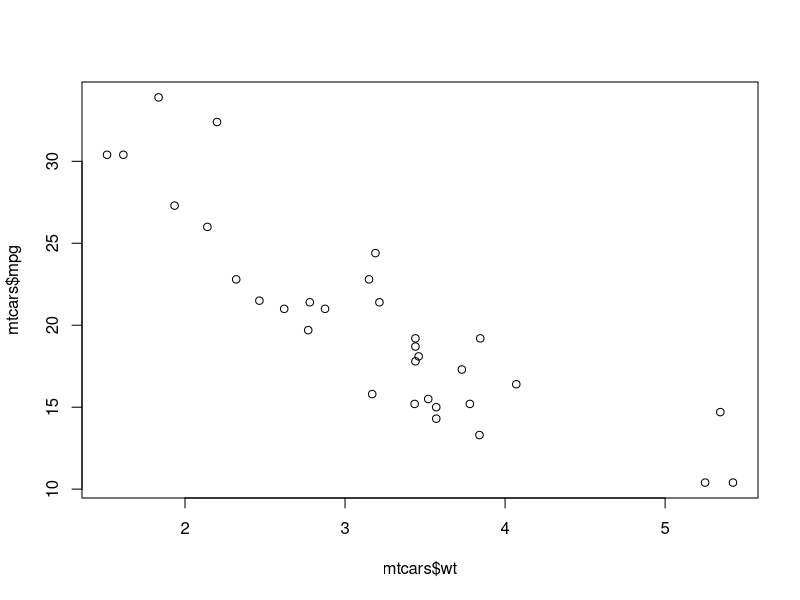
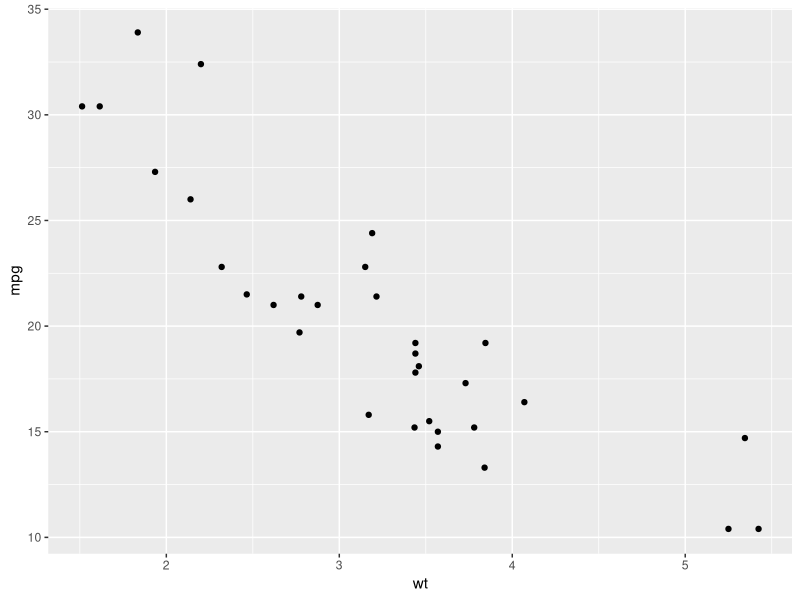
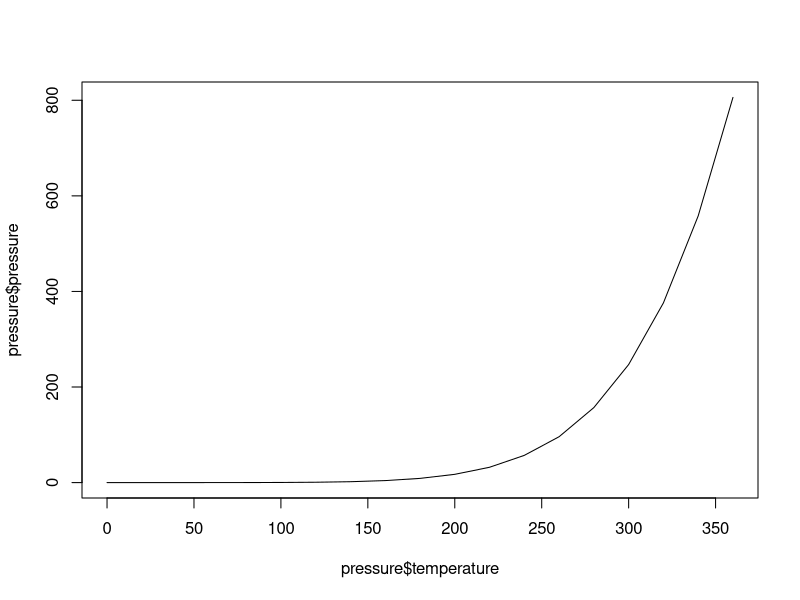
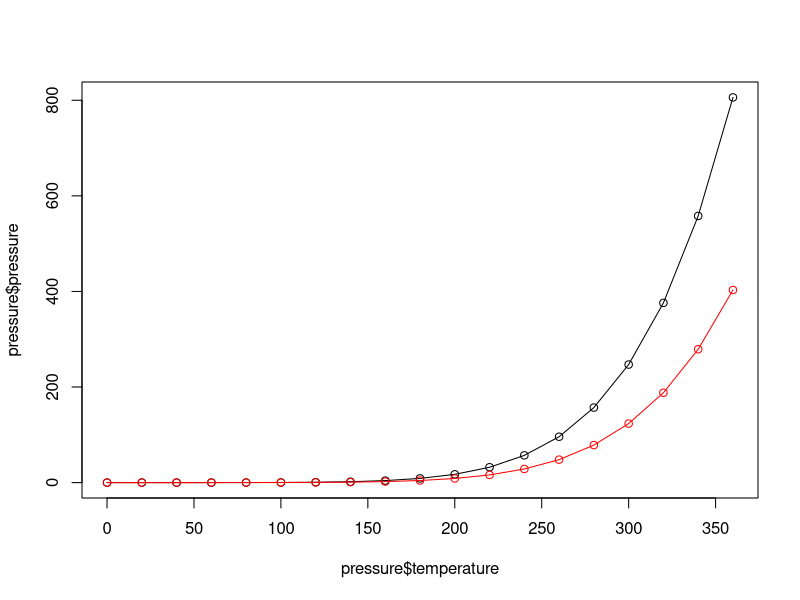
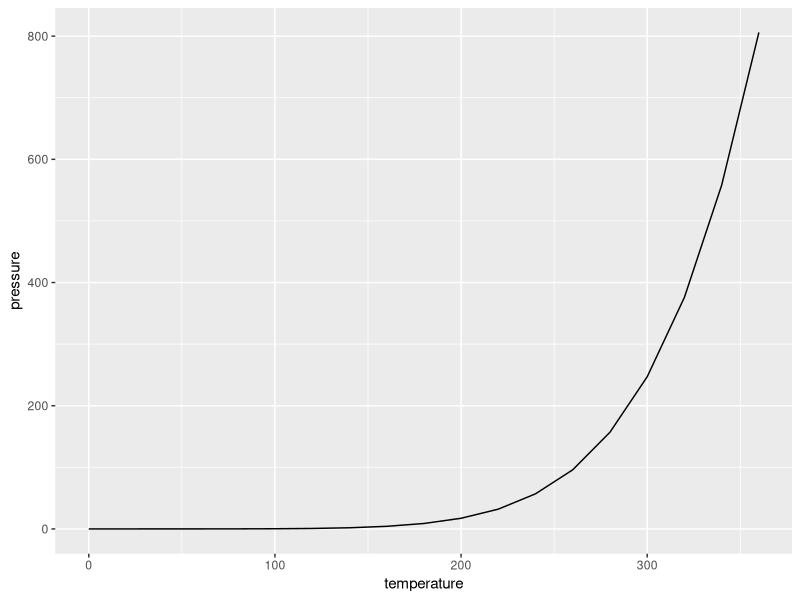
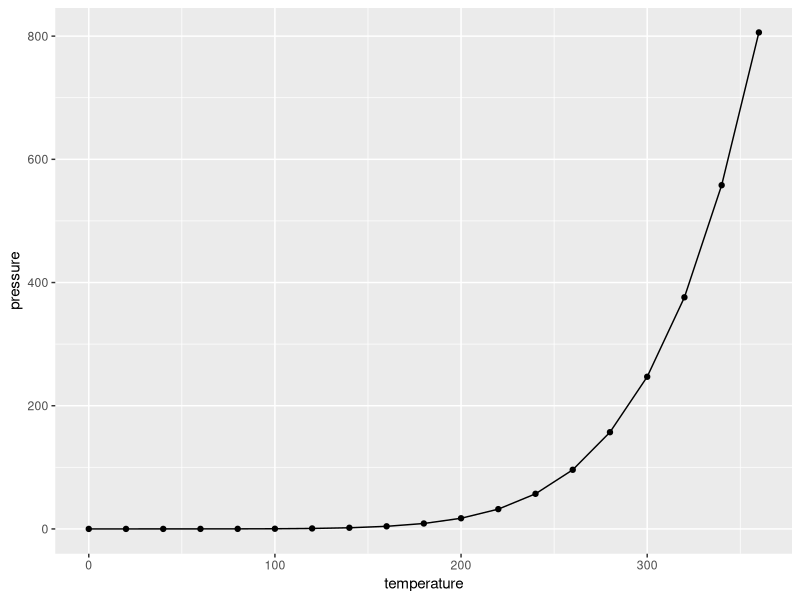
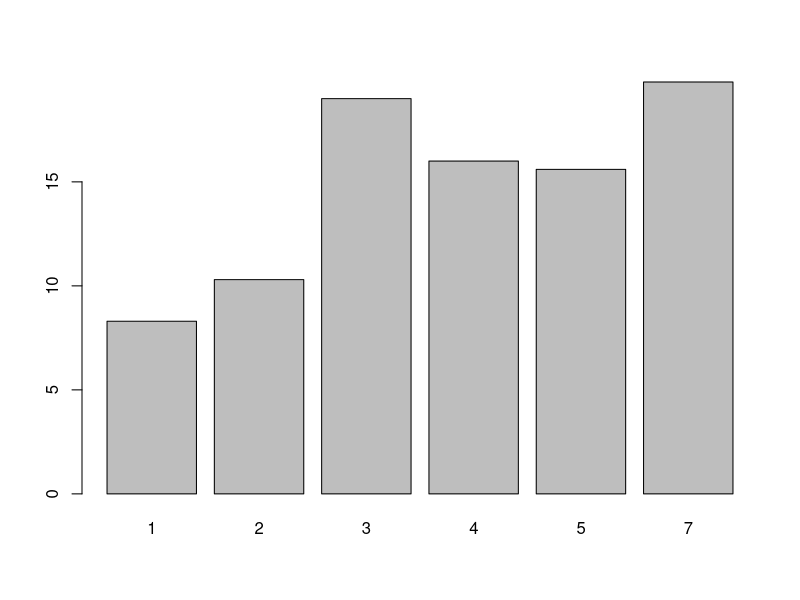
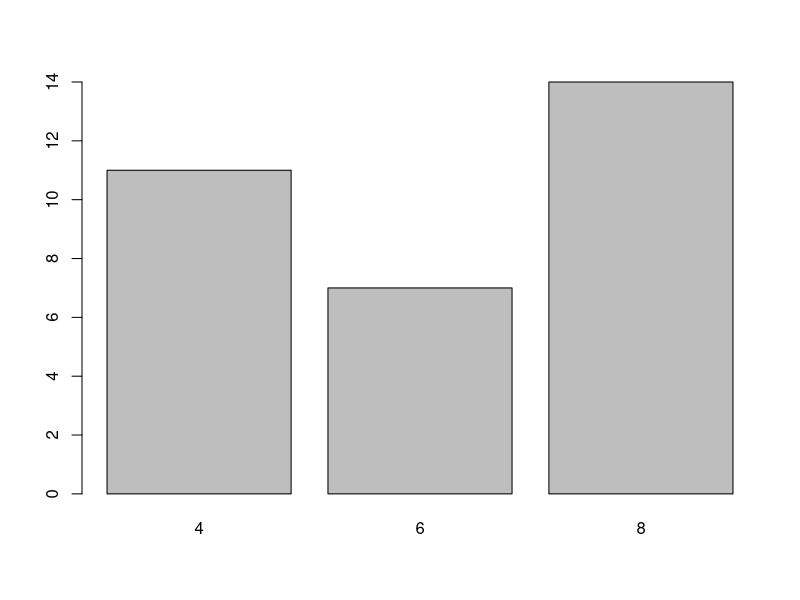

Reproduce these figures in R, in order.
## ---- chunk 1
#| label: setup-ch02
#| include: false
library(ggplot2)
library(dplyr)
## ---- chunk 2
#| label: fig-quick-scatter-base
#| fig-cap: "Scatter plot with base graphics"
#| out-width: "70%"
plot(mtcars$wt, mtcars$mpg)
## ---- chunk 3
#| label: fig-quick-scatter-ggplot
#| fig-cap: "Scatter plot with ggplot2"
#| out-width: "70%"
library(ggplot2)

ggplot(mtcars, aes(x = wt, y = mpg)) +
  geom_point()
## ---- chunk 4
#| label: fig-quick-line-base
#| echo: false
#| fig-show: "hold"
#| fig-subcap: ["", "", ""]
#| layout-ncol: 3
#| fig-cap: "Line graph with base graphics (left); With points and another line (right)"
plot(pressure$temperature, pressure$pressure, type = "l")

# This code should be the same as the following block, but there's a problem:
# knitr won't show the output of the previous plot() if this line is exactly
# like the one above So in this case we'll plot points and then lines. The
# output looks the same and knitr won't suppress the output.
plot(pressure$temperature, pressure$pressure, type = "p")
lines(pressure$temperature, pressure$pressure)
lines(pressure$temperature, pressure$pressure/2, col = "red")
points(pressure$temperature, pressure$pressure/2, col = "red")
## ---- chunk 5
#| label: fig-quick-line-ggplot
#| echo: false
#| fig-show: "hold"
#| fig-subcap: ["", ""]
#| layout-ncol: 2
#| fig-cap: "Line graph with `ggplot()` (left); With points added (right)"

ggplot(pressure, aes(x = temperature, y = pressure)) +
  geom_line()

# Equivalent to:
ggplot(pressure, aes(x = temperature, y = pressure)) +
  geom_line() +
  geom_point()
## ---- chunk 6
# First, take a look at the BOD data
BOD
## ---- chunk 7
#| label: fig-quick-bar-base
#| echo: false
#| fig-show: "hold"
#| fig-subcap: ["", ""]
#| layout-ncol: 2
#| fig-cap: "Bar graph of values with base graphics (left); Bar graph of counts (right)"
barplot(BOD$demand, names.arg = BOD$Time)

barplot(table(mtcars$cyl))
## ---- chunk 8
# There are 11 cases of the value 4, 7 cases of 6, and 14 cases of 8
table(mtcars$cyl)
## ---- chunk 9
#| label: fig-quick-bar-ggplot
#| fig-show: "hold"
#| fig-subcap: ["", ""]
#| layout-ncol: 2
#| fig-cap: "Bar graph of values using `geom_col()` with a continuous x variable (left); With x variable converted to a factor (notice that there is no entry for 6; right)"
library(ggplot2)

# Bar graph of values. This uses the BOD data frame, with the
# "Time" column for x values and the "demand" column for y values.
ggplot(BOD, aes(x = Time, y = demand)) +
  geom_col()

# Convert the x variable to a factor, so that it is treated as discrete
ggplot(BOD, aes(x = factor(Time), y = demand)) +
  geom_col()
## ---- chunk 10
#| label: fig-quick-bar-ggplot-count
#| fig-show: "hold"
#| fig-subcap: ["", ""]
#| layout-ncol: 2
#| fig-cap: "Bar graph of counts using `geom_bar()` with a continuous x variable (left); With x variable converted to a factor (right)"
# Bar graph of counts This uses the mtcars data frame, with the "cyl" column for
# x position. The y position is calculated by counting the number of rows for
# each value of cyl.
ggplot(mtcars, aes(x = cyl)) +
  geom_bar()

# Bar graph of counts
ggplot(mtcars, aes(x = factor(cyl))) +
  geom_bar()
## ---- chunk 11
#| label: fig-quick-hist-base
#| fig-show: "hold"
#| fig-subcap: ["", ""]
#| layout-ncol: 2
#| fig-cap: "Histogram with base graphics (left); With more bins. Notice that because the bins are narrower, there are fewer items in each bin. (right)"
hist(mtcars$mpg)

# Specify approximate number of bins with breaks
hist(mtcars$mpg, breaks = 10)
## ---- chunk 12
#| label: fig-quick-hist-ggplot
#| fig-show: "hold"
#| fig-subcap: ["", ""]
#| layout-ncol: 2
#| fig-cap: "ggplot2 histogram with default bin width (left); With wider bins (right)"
library(ggplot2)
ggplot(mtcars, aes(x = mpg)) +
  geom_histogram()

# With wider bins
ggplot(mtcars, aes(x = mpg)) +
  geom_histogram(binwidth = 4)
## ---- chunk 13
#| label: fig-quick-boxplot-base
#| echo: false
#| fig-show: "hold"
#| fig-subcap: ["", ""]
#| layout-ncol: 2
#| fig-cap: "Box plot with base graphics (left); With multiple grouping variables (right)"
#| fig-width: 10
#| out-width: "100%"
layout(t(c(1,2,2)))
plot(ToothGrowth$supp, ToothGrowth$len)

boxplot(len ~ supp + dose, data = ToothGrowth)
## ---- chunk 14
#| label: fig-quick-boxplot-ggplot
#| echo: false
#| fig-show: "hold"
#| fig-subcap: ["", ""]
#| layout-ncol: 2
#| fig-cap: "Box plot with `ggplot()` (left); With multiple grouping variables (right)"
ggplot(ToothGrowth, aes(supp, len)) +
  geom_boxplot()

ggplot(ToothGrowth, aes(x = interaction(supp, dose), y = len)) +
  geom_boxplot()
## ---- chunk 15
#| label: fig-quick-function-base
#| echo: false
#| fig-show: "hold"
#| fig-subcap: ["", "", ""]
#| layout-ncol: 3
#| fig-cap: "Function curve with base graphics (left); With user-defined function (right)"
curve(x^3 - 5*x, from = -4, to = 4)

# Plot a user-defined function
myfun <- function(xvar) {
  1 / (1 + exp(-xvar + 10))
}
curve(myfun(x), from = 0, to = 20)
# Add a line:
curve(1 - myfun(x), add = TRUE, col = "red")
## ---- chunk 16
#| label: fig-quick-function-ggplot
#| fig-cap: "A function curve with ggplot2"
#| out-width: "70%"
library(ggplot2)
# This sets the x range from 0 to 20
ggplot(data.frame(x = c(0, 20)), aes(x = x)) +
  stat_function(fun = myfun, geom = "line")
